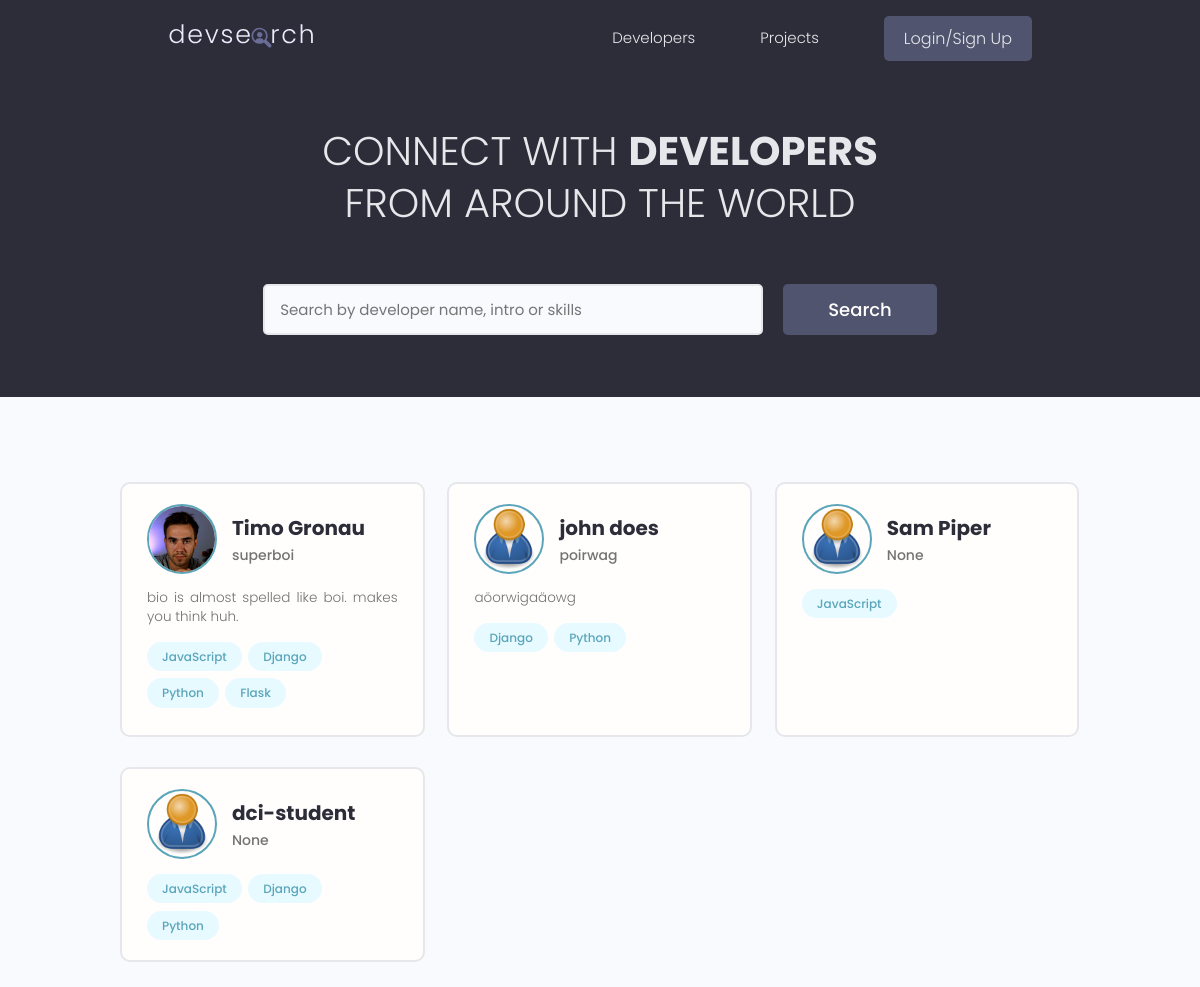
The page / on the database its author committed.
### users/models.py (models this page shows, shortened)
class Profile(models.Model):
    id = models.UUIDField(default=uuid.uuid4, unique=True, primary_key=True, editable=False)
    user = models.OneToOneField(User, on_delete=models.CASCADE, null=True, blank=True)
    name = models.CharField(max_length=200, null=True, blank=True)
    username = models.CharField(max_length=200, null=True, blank=True)
    location = models.CharField(max_length=200, null=True, blank=True)
    email = models.EmailField(max_length=500, blank=True, null=True)
    short_intro = models.CharField(max_length=200, null=True, blank=True)
    bio = models.TextField(blank=True, null=True)
    profile_image = models.ImageField(null=True, blank=True, upload_to="profiles/", default="profiles/user-default.png")
    social_github = models.CharField(max_length=200, null=True, blank=True)
    social_twitter = models.CharField(max_length=200, null=True, blank=True)
    social_linkedin = models.CharField(max_length=200, null=True, blank=True)
    social_stackoverflow = models.CharField(max_length=200, null=True, blank=True)
    social_website = models.CharField(max_length=200, null=True, blank=True)
    created_at = models.DateTimeField(auto_now_add=True)
    skills = models.ManyToManyField('Skill', related_name='profiles')

class Skill(models.Model):
    name = models.CharField(max_length=50, null=True, blank=True)
    description = models.TextField(blank=True, null=True)
    id = models.UUIDField(default=uuid.uuid4, unique=True, primary_key=True, editable=False)
    def __str__(self):
        return str(self.name)

### users/views.py (the view)
# urls.py: path("", views.profiles, name="profiles"),
def profiles(request):
    profiles, search_query = search_profiles(request)
    page = request.GET.get('page', 1)
    results = 4
    paginator = Paginator(profiles, results)
    elided_page_range = paginator.get_elided_page_range(number=page)
    profiles = paginator.page(page)
    context = {
        'profiles':profiles,
        'search_query':search_query,
        "paginator":paginator,
        'elided_page_range':elided_page_range
        }
    return render(request, "users/profiles.html", context)

### users/utils.py (called while the page is built)
def search_profiles(request):
    search_query = ""
    if request.GET.get("search_query"):
        search_query = request.GET.get("search_query")
    profiles = Profile.objects.distinct().filter(
        Q(name__icontains=search_query) |
        Q(short_intro__icontains=search_query) |
        Q(skills__name__icontains=search_query)
        )
    return profiles, search_query

### users/templates/users/profiles.html (shortened to what this page needs)
{% extends "main.html" %} {% block content%}
<main class="home">
  <section class="hero-section text-center">
    <div class="container container--narrow">
      <div class="hero-section__box">
        <h2>CONNECT WITH <span>DEVELOPERS</span></h2>
        <h2>FROM AROUND THE WORLD</h2>
      </div>
      <div class="hero-section__search">
        <form class="form" action={% url "profiles" %} method="get">
          <div class="form__field">
            <input
              class="input input--text"
              id="formInput#search"
              type="text"
              name="search_query"
              value="{{search_query}}"
              placeholder="Search by developer name, intro or skills"
            />
          </div>
          <input class="btn btn--sub btn--lg" type="submit" value="Search" />
        </form>
      </div>
    </div>
  </section>
  <section class="devlist">
    <div class="container">
      <div class="grid grid--three">
        {% for profile in profiles%}
        <div class="column card">
          <div class="dev">
            <a href="{% url 'user-profile' profile.id%}" class="card__body">
              <div class="dev__profile">
                <img
                  class="avatar avatar--md"
                  src="{{profile.profile_image.url}}"
                  alt="image"
                />
                <div class="dev__meta">
                  <h3>{{profile.name}}</h3>
                  <h5>{{profile.short_intro|slice:"60"}}</h5>
                </div>
              </div>
              <p class="dev__info">{{profile.bio|slice:"150"}}</p>
              <div class="dev__skills">
                {% for skill in profile.skills.all|slice:"5" %}
                <span class="tag tag--pill tag--main">
                  <small>{{skill}}</small>
                </span>
                {% endfor %}
              </div>
            </a>
          </div>
        </div>
        {% endfor %}
      </div>
    </div>
  </section>
</main>
{% endblock content %}

### static/styles/app.css (style rules this page uses)
:root { --color-sub: #2d2d39; }
.btn--sub { background-color: var(--color-sub-light); }
.card { border: 2px solid var(--color-light); }
img { width: 100%; }
.hero-section { height: 40vh; display: flex; align-items: center; background-color: var(--color-sub); }
.hero-section__box { margin-bottom: 4rem; }
.hero-section__box > h2, .hero-section__box > h2 > span { font-size: 4rem; color: var(--color-light); line-height: 1.3; text-transform: uppercase; }
.hero-section__box > h2 { font-weight: 300; }
.hero-section__box > h2 > span { font-weight: 700; }
.hero-section__search > .form { display: flex; align-items: center; justify-content: center; gap: 2rem; }
.hero-section__search > .form input.input--text { width: 50rem; }
.devlist { margin-top: 8rem; }
.devlist .grid { align-items: stretch; }
.devlist .dev .dev__profile { display: flex; align-items: center; gap: 1.5rem; }
.devlist .dev .dev__meta h3 { color: var(--color-sub); font-size: 2rem; font-weight: 700; }
.devlist .dev .dev__meta h5 { color: var(--color-text); font-size: 1.4rem; font-weight: 500; }
.devlist .dev .dev__info { margin: 1.5rem 0; font-size: 1.35rem; line-height: 1.4; text-align: justify; }

### static/uikit/styles/modules/_variables.css (style rules this page uses)
:root { --color-main: #5aa5b9; --color-main-light: #e6faff; --color-sub: #3f4156; --color-sub-light: #51546e; --color-sub-lighter: #ededfd; --color-text: #737373; --color-gray: #8b8b8b; --color-light: #e5e7eb; --color-light-gray: #767676; --color-bg: #f8fafd; --color-white: #fffefd; --color-white-light: #f3f3f3; --color-success: #359e64; --color-success-bg: #def8e8; --color-error: #fc4b0b; --color-error-bg: #fff2ee; --font-base: 'Poppins', arial, helvetica, 'Segoe UI', roboto, ubuntu, sans-serif; --font-monospace: 'Fira Code', 'Courier New', courier, monospace; --font-regular: 300; --font-medium: 500; --font-bold: 700; --generic-shadow: 1px 1px 5px #00000010; --generic-transition: all 0.3s ease-in-out; }

### static/uikit/styles/modules/_base.css (style rules this page uses)
* { margin: 0; padding: 0; box-sizing: border-box; text-rendering: optimizeLegibility; color: inherit; font-size: inherit; }
html { font-size: 50%; }
@media only screen and (min-width: 480px) { html { font-size: 56.25%; } }
@media only screen and (min-width: 1200px) { html { font-size: 62.5%; } }
body { line-height: 1.6; font-weight: 400; font-size: 1.5rem; color: var(--color-text); background-color: var(--color-bg); min-height: 100vh; }

### static/uikit/styles/modules/_typography.css (style rules this page uses)
* { font-family: var(--font-base); }
h2 { font-size: 3.6rem; font-weight: var(--font-bold); }
h3 { font-size: 3.2rem; font-weight: var(--font-medium); }
h5 { font-size: 2.4rem; font-weight: var(--font-medium); }
h5, h6 { font-weight: var(--font-regular); }
p, span, strong { font-size: 1.6rem; color: var(--color-text); font-weight: var(--font-regular); }
a { padding-bottom: 2px; text-decoration: none; display: inline-block; color: var(--color-main); font-weight: var(--font-medium); }

### static/uikit/styles/modules/_utilities.css (style rules this page uses)
.container { width: 92%; max-width: 165rem; margin: 0 auto; box-sizing: border-box; }
.container--narrow { width: 92%; max-width: 120rem; }
@media screen and (min-width: 1000px) { .container { width: 90%; } }
@media screen and (min-width: 1000px) { .container--narrow { width: 85%; } }
@media screen and (min-width: 1200px) { .container { width: 80%; } }
@media screen and (min-width: 1200px) { .container--narrow { width: 72%; } }
.text-center { text-align: center; }

### static/uikit/styles/modules/_avatar.css (style rules this page uses)
.avatar { border-radius: 50%; border: 2px solid var(--color-main); object-fit: cover; }
.avatar--md { height: 7rem; width: 7rem; }

### static/uikit/styles/modules/_button.css (style rules this page uses)
.btn { display: inline-block; position: relative; cursor: pointer; background-color: var(--color-light); font-weight: var(--font-medium); color: var(--color-sub); text-decoration: none; padding: 1rem 2rem; border-radius: 0.5rem; border: none; width: -webkit-fit-content; width: -moz-fit-content; width: fit-content; height: -webkit-fit-content; height: -moz-fit-content; height: fit-content; font-size: 1.6rem; outline-width: 0; outline-color: transparent; -webkit-backface-visibility: hidden; backface-visibility: hidden; transition: all 0.3s ease-in-out; }
.btn--sub { background-color: var(--color-sub); color: var(--color-white); }
.btn--lg { font-size: 1.8rem; padding: 1.2rem 4.5rem; }

### static/uikit/styles/modules/_card.css (style rules this page uses)
.card { border-radius: 1rem; background-color: var(--color-white); border: 1.5px solid var(--color-light); width: auto; height: auto; margin-top: 0.5rem; margin-bottom: 0.5rem; overflow: hidden; }
.card__body, .card__header { padding: 2rem 2.5rem; }

### rows shown on the page
Profile: profile_image (picture), name "Timo Gronau", short_intro "superboi", bio "bio is almost spelled like boi. makes you think huh."
Skill: name "JavaScript"
Skill: name "Django"
Skill: name "Python"
Skill: name "Flask"
Profile: profile_image (placeholder picture), name "john does", short_intro "poirwag", bio "aöorwigaäowg"
Profile: profile_image (placeholder picture), name "Sam Piper", short_intro "None"
Profile: profile_image (placeholder picture), name "dci-student", short_intro "None"
